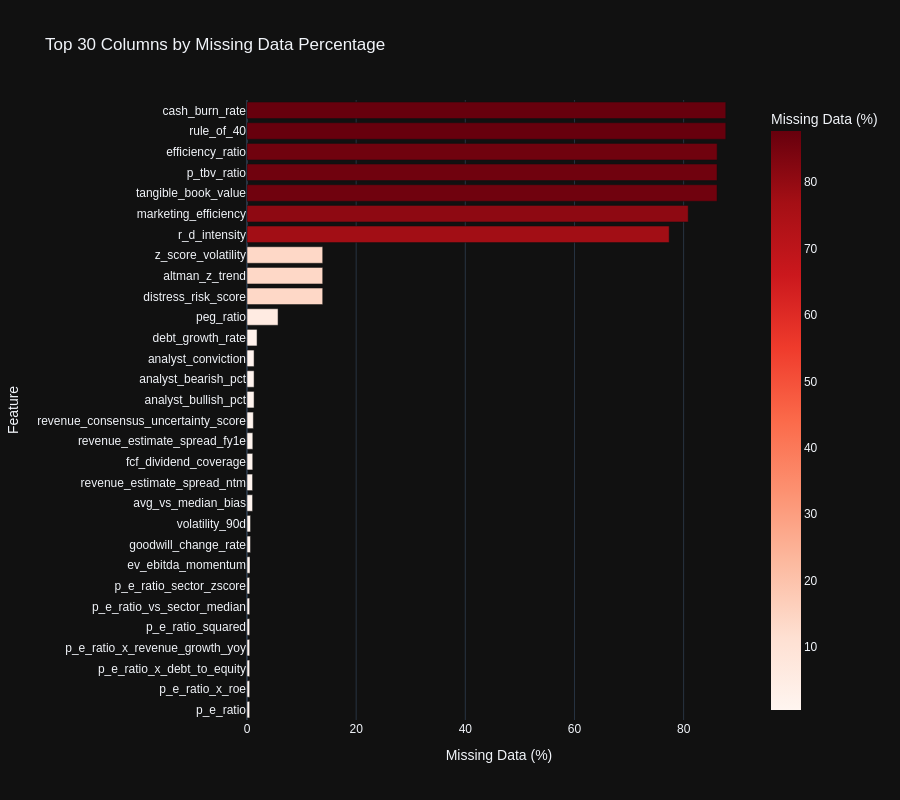
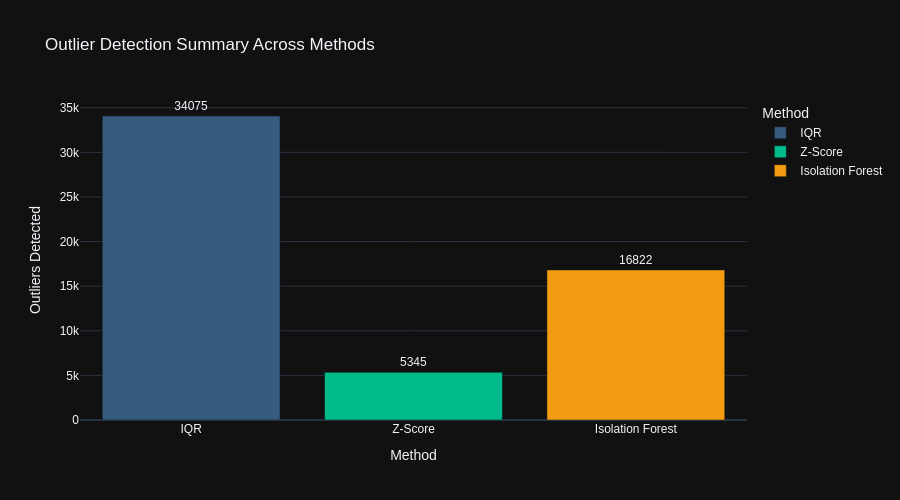
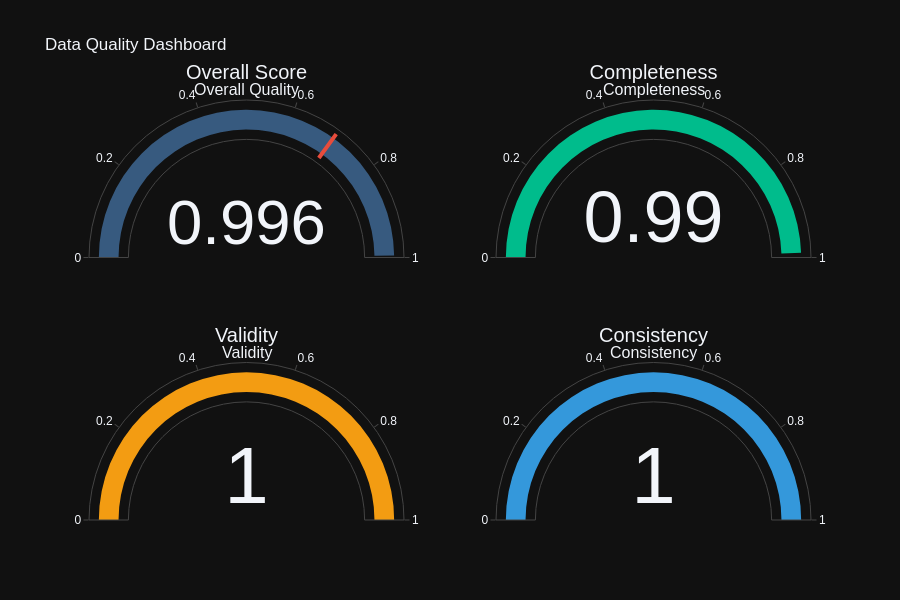

The notebook cell these images were saved under, in order:
### Code cell
# 📊 Interactive Data Quality Visualizations
print("\n📊 Creating Interactive Data Quality Visualizations...")

# Note: Output directories already created at initialization (all Phase 9.1-9.8 subdirectories)

# 1. Missing Value Heatmap (Interactive Plotly)
missing_pct = (all_stocks_winsorized.isnull().sum() / len(all_stocks_winsorized) * 100).sort_values(ascending=False)
missing_df = pd.DataFrame({
    'Column': missing_pct.index,
    'Missing %': missing_pct.values
    }).head(30)

fig_missing = px.bar(
        missing_df,
        x='Missing %',
        y='Column',
        orientation='h',
        title='Top 30 Columns by Missing Data Percentage',
        labels={'Missing %': 'Missing Data (%)', 'Column': 'Feature'},
        color='Missing %',
        color_continuous_scale='Reds',
        height=800,
        template='plotly_dark'
        )
fig_missing.update_layout(yaxis={'categoryorder': 'total ascending'}, font_family="Arial")
fig_missing.show()

# Save as HTML for interactive viewing
fig_missing.write_html(OUTPUT_DIR / "eda" / "missing_values_heatmap.html")
print(f"✓ Saved: {OUTPUT_DIR / 'eda' / 'missing_values_heatmap.html'}")

# 2. Outlier Detection Summary (Interactive Bar Chart)
outlier_summary = pd.DataFrame({
    'Method': ['IQR', 'Z-Score', 'Isolation Forest'],
    'Outliers Detected': [total_iqr, total_zscore, total_iforest],
    'Columns Analyzed': [len(outliers_iqr), len(outliers_zscore), len(outliers_iforest)]
    })

fig_outliers = px.bar(
        outlier_summary,
        x='Method',
        y='Outliers Detected',
        title='Outlier Detection Summary Across Methods',
        color='Method',
        text='Outliers Detected',
        height=500,
        template='plotly_dark',
        color_discrete_sequence=['#375a7f', '#00bc8c', '#f39c12']
        )
fig_outliers.update_traces(texttemplate='%{text}', textposition='outside')
fig_outliers.update_layout(font_family="Arial")
fig_outliers.show()
fig_outliers.write_html(OUTPUT_DIR / "eda" / "outlier_detection_summary.html")
print(f"✓ Saved: {OUTPUT_DIR / 'eda' / 'outlier_detection_summary.html'}")

# 3. Data Quality Score Dashboard (Gauge Charts)
fig_quality = make_subplots(
        rows=2, cols=2,
        specs=[[{'type': 'indicator'}, {'type': 'indicator'}],
               [{'type': 'indicator'}, {'type': 'indicator'}]],
        subplot_titles=('Overall Quality', 'Completeness', 'Validity', 'Consistency')
        )

fig_quality.add_trace(go.Indicator(
        mode="gauge+number",
        value=quality_report.overall_score,
        title={'text': "Overall Score"},
        gauge={'axis': {'range': [0, 1]},
               'bar': {'color': "#375a7f"},
               'threshold': {'line': {'color': "#e74c3c", 'width': 4}, 'thickness': 0.75, 'value': 0.7}}
        ), row=1, col=1)

fig_quality.add_trace(go.Indicator(
        mode="gauge+number",
        value=quality_report.completeness_score,
        title={'text': "Completeness"},
        gauge={'axis': {'range': [0, 1]}, 'bar': {'color': "#00bc8c"}}
        ), row=1, col=2)

fig_quality.add_trace(go.Indicator(
        mode="gauge+number",
        value=quality_report.validity_score,
        title={'text': "Validity"},
        gauge={'axis': {'range': [0, 1]}, 'bar': {'color': "#f39c12"}}
        ), row=2, col=1)

fig_quality.add_trace(go.Indicator(
        mode="gauge+number",
        value=quality_report.consistency_score,
        title={'text': "Consistency"},
        gauge={'axis': {'range': [0, 1]}, 'bar': {'color': "#3498db"}}
        ), row=2, col=2)

fig_quality.update_layout(
        title_text="Data Quality Dashboard",
        height=600,
        showlegend=False,
        template='plotly_dark',
        font_family="Arial"
        )
fig_quality.show()
fig_quality.write_html(OUTPUT_DIR / "eda" / "data_quality_dashboard.html")
print(f"✓ Saved: {OUTPUT_DIR / 'eda' / 'data_quality_dashboard.html'}")

print(f"\n✅ Section 2 Interactive Visualizations Complete")
# Optionally, print the actual issues
if quality_report.issues:
    print(f"  Issue details:")
    for issue in quality_report.issues[:5]:  # Show first 5 issues
        print(f"    - {issue}")
    if len(quality_report.issues) > 5:
        print(f"    ... and {len(quality_report.issues) - 5} more issues")

### Figure 1 — Plotly figure (JSON) as saved in the notebook; plotly's stock layout.template omitted (floating-point values rounded to 4 significant figures)
{"data": [{"hovertemplate": "Missing Data (%)=%{marker.color}<br>Feature=%{y}<extra></extra>", "legendgroup": "", "marker": {"color": [87.73, 87.73, 86.14, 86.13, 86.13, 80.84, 77.36, 13.87, 13.87, 13.87, 5.69, 1.844, 1.296, 1.296, 1.296, 1.167, 1.066, 1.052, 1.023, 1.023, 0.6482, 0.6338, 0.5474, 0.4898, 0.4898, 0.4898, 0.4898, 0.4898, 0.4898, 0.4898], "coloraxis": "coloraxis", "pattern": {"shape": ""}}, "name": "", "orientation": "h", "showlegend": false, "textposition": "auto", "x": [87.73, 87.73, 86.14, 86.13, 86.13, 80.84, 77.36, 13.87, 13.87, 13.87, 5.69, 1.844, 1.296, 1.296, 1.296, 1.167, 1.066, 1.052, 1.023, 1.023, 0.6482, 0.6338, 0.5474, 0.4898, 0.4898, 0.4898, 0.4898, 0.4898, 0.4898, 0.4898], "xaxis": "x", "y": ["rule_of_40", "cash_burn_rate", "efficiency_ratio", "tangible_book_value", "p_tbv_ratio", "marketing_efficiency", "r_d_intensity", "distress_risk_score", "altman_z_trend", "z_score_volatility", "peg_ratio", "debt_growth_rate", "analyst_bullish_pct", "analyst_bearish_pct", "analyst_conviction", "revenue_consensus_uncertainty_score", "revenue_estimate_spread_fy1e", "fcf_dividend_coverage", "avg_vs_median_bias", "revenue_estimate_spread_ntm", "volatility_90d", "goodwill_change_rate", "ev_ebitda_momentum", "p_e_ratio", "p_e_ratio_x_roe", "p_e_ratio_x_debt_to_equity", "p_e_ratio_x_revenue_growth_yoy", "p_e_ratio_squared", "p_e_ratio_vs_sector_median", "p_e_ratio_sector_zscore"], "yaxis": "y", "type": "bar"}], "layout": {"xaxis": {"anchor": "y", "domain": [0.0, 1.0], "title": {"text": "Missing Data (%)"}}, "yaxis": {"anchor": "x", "domain": [0.0, 1.0], "title": {"text": "Feature"}, "categoryorder": "total ascending"}, "coloraxis": {"colorbar": {"title": {"text": "Missing Data (%)"}}, "colorscale": [[0.0, "rgb(255,245,240)"], [0.125, "rgb(254,224,210)"], [0.25, "rgb(252,187,161)"], [0.375, "rgb(252,146,114)"], [0.5, "rgb(251,106,74)"], [0.625, "rgb(239,59,44)"], [0.75, "rgb(203,24,29)"], [0.875, "rgb(165,15,21)"], [1.0, "rgb(103,0,13)"]]}, "legend": {"tracegroupgap": 0}, "title": {"text": "Top 30 Columns by Missing Data Percentage"}, "barmode": "relative", "height": 800, "font": {"family": "Arial"}}}

### Figure 2 — Plotly figure (JSON) as saved in the notebook; plotly's stock layout.template omitted (floating-point values rounded to 4 significant figures)
{"data": [{"hovertemplate": "Method=%{x}<br>Outliers Detected=%{text}<extra></extra>", "legendgroup": "IQR", "marker": {"color": "#375a7f", "pattern": {"shape": ""}}, "name": "IQR", "orientation": "v", "showlegend": true, "text": [34080.0], "textposition": "outside", "x": ["IQR"], "xaxis": "x", "y": [34075], "yaxis": "y", "type": "bar", "texttemplate": "%{text}"}, {"hovertemplate": "Method=%{x}<br>Outliers Detected=%{text}<extra></extra>", "legendgroup": "Z-Score", "marker": {"color": "#00bc8c", "pattern": {"shape": ""}}, "name": "Z-Score", "orientation": "v", "showlegend": true, "text": [5345.0], "textposition": "outside", "x": ["Z-Score"], "xaxis": "x", "y": [5345], "yaxis": "y", "type": "bar", "texttemplate": "%{text}"}, {"hovertemplate": "Method=%{x}<br>Outliers Detected=%{text}<extra></extra>", "legendgroup": "Isolation Forest", "marker": {"color": "#f39c12", "pattern": {"shape": ""}}, "name": "Isolation Forest", "orientation": "v", "showlegend": true, "text": [16820.0], "textposition": "outside", "x": ["Isolation Forest"], "xaxis": "x", "y": [16822], "yaxis": "y", "type": "bar", "texttemplate": "%{text}"}], "layout": {"xaxis": {"anchor": "y", "domain": [0.0, 1.0], "title": {"text": "Method"}, "categoryorder": "array", "categoryarray": ["IQR", "Z-Score", "Isolation Forest"]}, "yaxis": {"anchor": "x", "domain": [0.0, 1.0], "title": {"text": "Outliers Detected"}}, "legend": {"title": {"text": "Method"}, "tracegroupgap": 0}, "title": {"text": "Outlier Detection Summary Across Methods"}, "barmode": "relative", "height": 500, "font": {"family": "Arial"}}}

### Figure 3 — Plotly figure (JSON) as saved in the notebook; plotly's stock layout.template omitted (floating-point values rounded to 4 significant figures)
{"data": [{"gauge": {"axis": {"range": [0, 1]}, "bar": {"color": "#375a7f"}, "threshold": {"line": {"color": "#e74c3c", "width": 4}, "thickness": 0.75, "value": 0.7}}, "mode": "gauge+number", "title": {"text": "Overall Score"}, "value": 0.996, "type": "indicator", "domain": {"x": [0.0, 0.45], "y": [0.625, 1.0]}}, {"gauge": {"axis": {"range": [0, 1]}, "bar": {"color": "#00bc8c"}}, "mode": "gauge+number", "title": {"text": "Completeness"}, "value": 0.9899, "type": "indicator", "domain": {"x": [0.55, 1.0], "y": [0.625, 1.0]}}, {"gauge": {"axis": {"range": [0, 1]}, "bar": {"color": "#f39c12"}}, "mode": "gauge+number", "title": {"text": "Validity"}, "value": 1.0, "type": "indicator", "domain": {"x": [0.0, 0.45], "y": [0.0, 0.375]}}, {"gauge": {"axis": {"range": [0, 1]}, "bar": {"color": "#3498db"}}, "mode": "gauge+number", "title": {"text": "Consistency"}, "value": 1.0, "type": "indicator", "domain": {"x": [0.55, 1.0], "y": [0.0, 0.375]}}], "layout": {"annotations": [{"font": {"size": 16}, "showarrow": false, "text": "Overall Quality", "x": 0.225, "xanchor": "center", "xref": "paper", "y": 1.0, "yanchor": "bottom", "yref": "paper"}, {"font": {"size": 16}, "showarrow": false, "text": "Completeness", "x": 0.775, "xanchor": "center", "xref": "paper", "y": 1.0, "yanchor": "bottom", "yref": "paper"}, {"font": {"size": 16}, "showarrow": false, "text": "Validity", "x": 0.225, "xanchor": "center", "xref": "paper", "y": 0.375, "yanchor": "bottom", "yref": "paper"}, {"font": {"size": 16}, "showarrow": false, "text": "Consistency", "x": 0.775, "xanchor": "center", "xref": "paper", "y": 0.375, "yanchor": "bottom", "yref": "paper"}], "title": {"text": "Data Quality Dashboard"}, "font": {"family": "Arial"}, "height": 600, "showlegend": false}}
